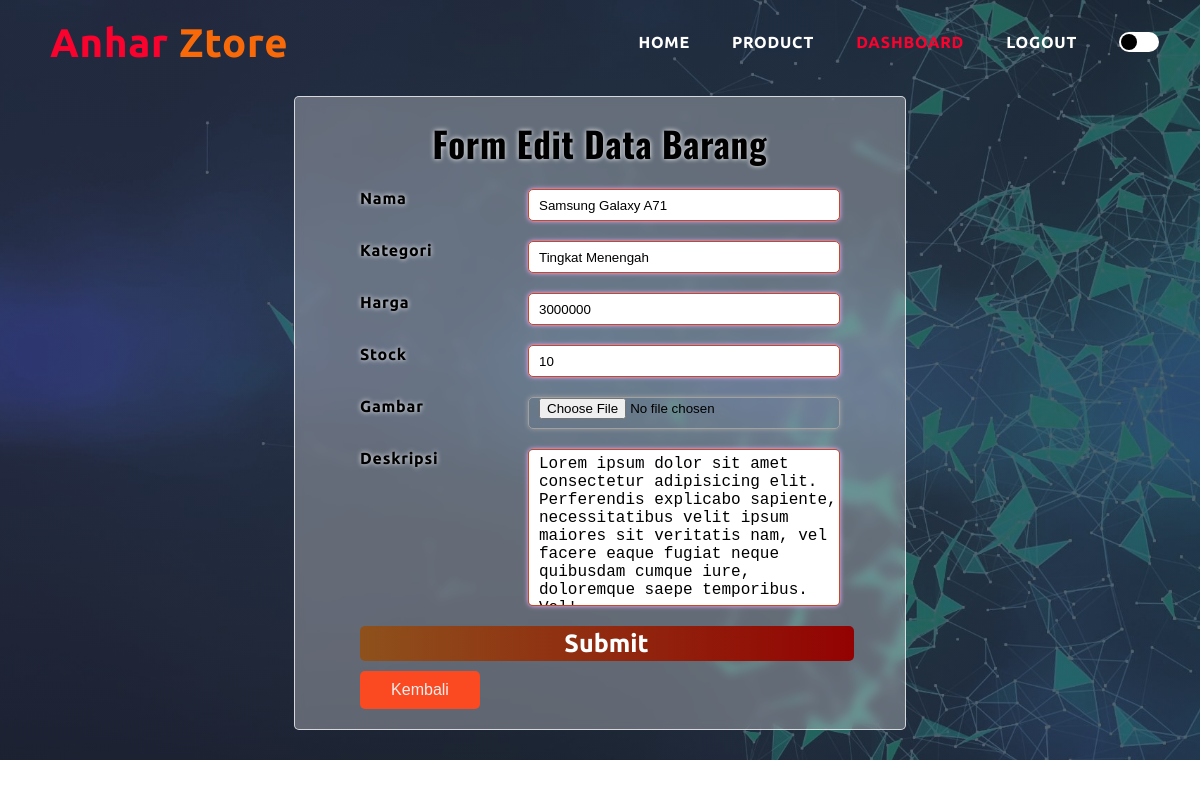
The app's page /produk/editbrg.php?id=1 (signed in), older data.
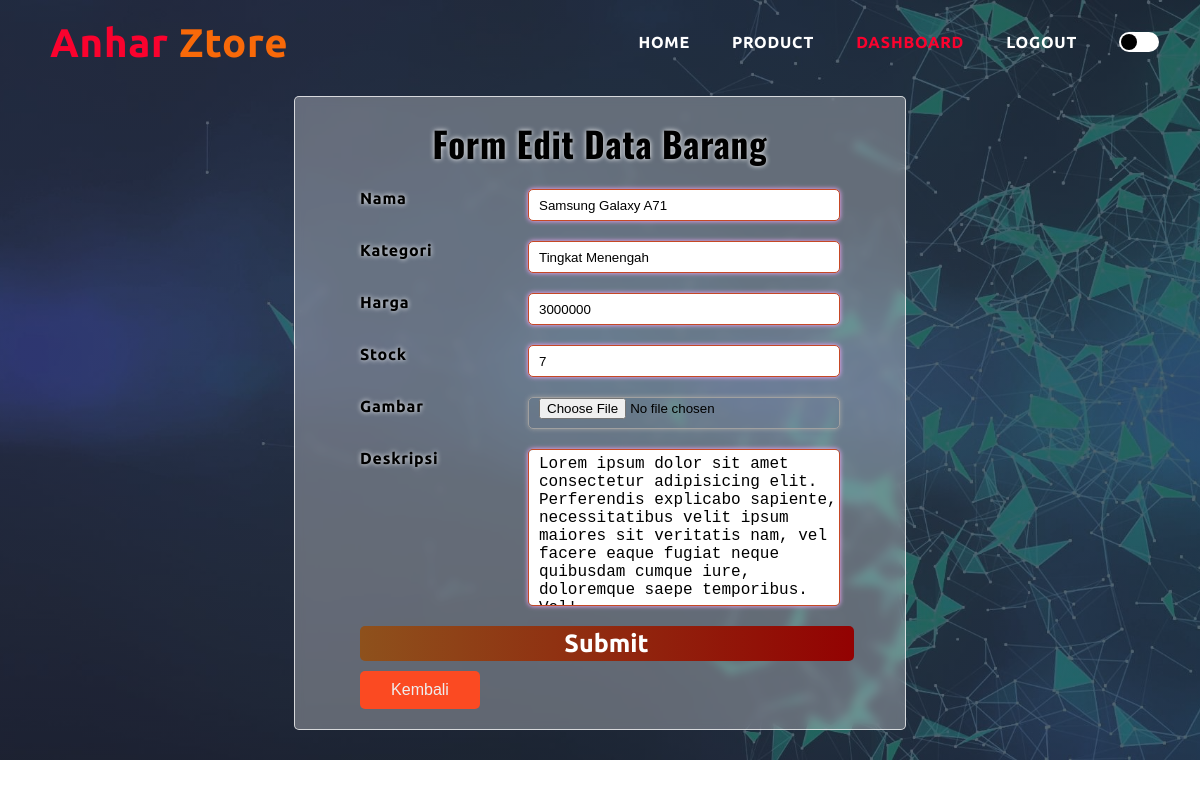
The same page, newer data.
### tables this page shows
CREATE TABLE `produk` (
  `id_produk` int(10) NOT NULL,
  `nama` varchar(100) NOT NULL,
  `harga` int(10) NOT NULL,
  `kategori` varchar(50) NOT NULL,
  `deskripsi` text NOT NULL,
  `stock` int(10) NOT NULL,
  `keterangan` timestamp NOT NULL DEFAULT current_timestamp() ON UPDATE current_timestamp(),
  `gambar` varchar(100) NOT NULL
);

### produk/editbrg.php (the view, shortened to what this page needs)
<?php
    require '../koneksi.php';
?>
<!DOCTYPE html>
<html lang="en">
<head>
    <link rel="stylesheet" href="../style.css">
    <link rel="stylesheet" href="https://stackpath.bootstrapcdn.com/font-awesome/4.7.0/css/font-awesome.min.css">
</head>
<body>
    <div class="atas">
        <nav>
            <a href="index.html" id="logo"> Anhar <font color="#f86909"> Ztore </font> </a>
            <div class="navbar">
                <ul>
                    <li> <a href="../pengguna/admin/admin.php"> HOME </a></li>
                    <li> <a href="admin_list_barang.php"> PRODUCT </a></li>
                    <li> <a href="../pengguna/admin/kelola.php" style="color: #fa022e"> DASHBOARD </a></li>
                    <li> <a href="../logout.php"> LOGOUT </a></li>
                    <li>
                        <label>
                            <span class="check"></span>
                        </label>
                    </li>
                </ul>
            </div>
        </nav>
        <div class="form">
            <form method="post" action="" enctype="multipart/form-data">
                <h2>Form Edit Data Barang</h2>
                <div class="order-detail">
                    <?php
                        $id = $_GET['id'];
                        $result = mysqli_query($conn, "SELECT * FROM produk WHERE id_produk = '$id'");
                        $barang = [];
                        while ($row = mysqli_fetch_assoc($result)) {
                            $barang[] = $row;
                        }
                        foreach ($barang as $brg);
                    ?>
                    <div class="input">
                        <span class="detail">Nama</span>
                        <input name="nama" type="text" value="<?php echo $brg['nama']?>" required>
                    </div>
                    <div class="input">
                        <span class="detail">Kategori</span>
                        <input name="kategori" type="text" value="<?php echo $brg['kategori']?>" required>
                    </div>
                    <div class="input">
                        <span class="detail">Harga</span>
                        <input name="harga" type="text" value="<?php echo $brg['harga']?>" required>
                    </div>
                    <div class="input">
                        <span class="detail">Stock</span>
                        <input name="stock" type="text" value="<?php echo $brg['stock']?>" required>
                    </div>
                    <div class="input">
                        <span class="detail">Gambar</span>
                        <input name="gambar" type="file" value="<?php echo $brg['gambar'] ?>" required>
                    </div>
                    <div class="input">
                        <span class="detail">Deskripsi</span>
                        <textarea name="deskripsi" id="" cols="30" rows="10" ><?php echo $brg['deskripsi'] ?></textarea>
                    </div>
                    <div class="submitButton">
                        <input type="submit" value="Submit" name="ubah">
                    </div>
                    <div class="kelola">
                        <button><a href="../pengguna/admin/kelola-barang.php">Kembali</a> </button>
                    </div>
                </div>
            </form>
        </div>
    </div>
</body>
</html>

Row changes from the older to the newer data that the page shows:
changed produk "Samsung Galaxy A71": stock "10" → "7"
